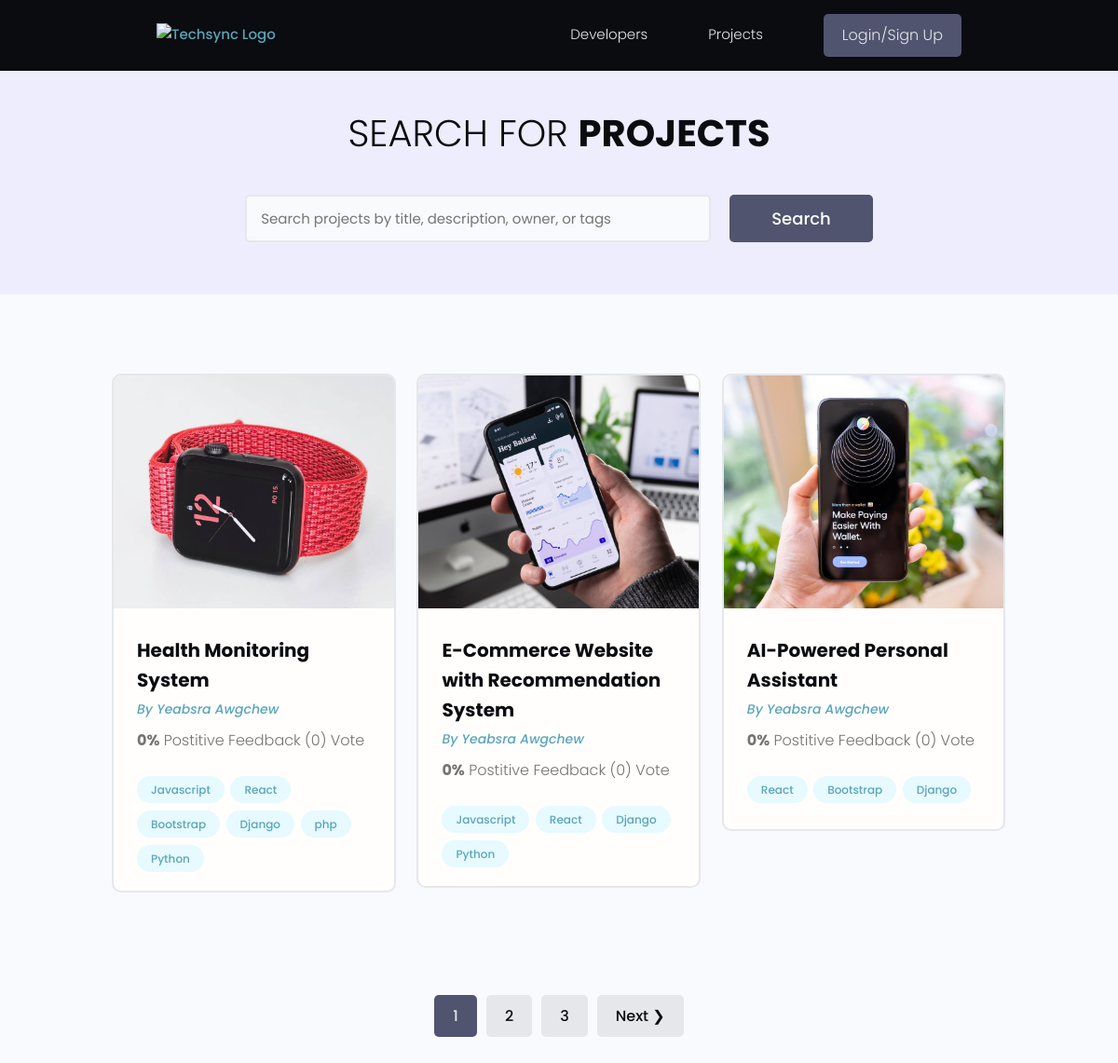
/projects/, run on the app's committed database.
### projects/models.py (models this page shows, shortened)
class Project(models.Model):
    id = models.UUIDField(default=uuid.uuid4, primary_key=True, unique=True, editable=False)
    owner = models.ForeignKey(Profile, on_delete=models.SET_NULL, null=True)
    title = models.CharField(max_length=100)
    description = models.TextField(null=True, blank=True)
    image = models.ImageField(null=True, blank=True, default='default.jpg', upload_to= 'project_image')
    demo_link = models.URLField(null=True, blank=True)
    source_link = models.URLField(null=True, blank=True)
    created_at = models.DateTimeField(auto_now_add=True)
    tags = models.ManyToManyField('Tag', blank=True)
    vote_count = models.IntegerField(default=0, null=True, blank=True)
    vote_ratio = models.IntegerField(default=0, null=True, blank=True)
    class Meta:
        ordering = ['-created_at']

class Tag(models.Model):
    id = models.UUIDField(default=uuid.uuid4, primary_key=True, unique=True, editable=False, )
    name = models.CharField(max_length=300)
    created_at = models.DateTimeField(auto_now_add=True)

### users/models.py (models this page shows, shortened)
class Profile(models.Model):
    id = models.UUIDField(default=uuid.uuid4, primary_key=True, unique=True, editable=False, )
    user = models.OneToOneField(User, on_delete=models.CASCADE,null=True,blank=True)
    name = models.CharField(max_length=200, blank=True,null=True)
    username = models.CharField(max_length=200, blank=True,null=True,unique=True)
    headline = models.CharField(max_length=200, blank=True,null=True)
    about = models.TextField(blank=True, null=True)
    location = models.CharField(max_length=200, blank=True,null=True)
    profile_image = models.ImageField(null=True, blank=True,upload_to='profiles', default='default_profile.png')
    github_link = models.CharField(max_length=200, blank=True,null=True)
    twitter_link = models.CharField(max_length=200, blank=True,null=True)
    linkedin_link = models.CharField(max_length=200, blank=True,null=True)
    personal_link = models.CharField(max_length=200, blank=True,null=True)
    created_at = models.DateTimeField(auto_now_add=True)

### projects/views.py (the view)
# urls.py: path('', views.projects, name='projects'),
def projects(request):
    search_query = request.GET.get('search_query', '')
    projects = get_project_search_results(search_query)
    custom_range, projects = paginateProjects(request, projects,3 )
    context = {
        'projects': projects,
        'search_query': search_query,
        'custom_range':custom_range,
    }
    return render(request,'projects/projects.html',context)

### projects/utils.py (called while the page is built)
def paginateProjects(request, projects, results):
    page = request.GET.get('page')
    paginator = Paginator(projects, results)
    try:
        projects = paginator.page(page)
    except PageNotAnInteger:
        page = 1
        projects = paginator.page(page)
    except EmptyPage:
        page = paginator.num_pages
        projects = paginator.page(page)
    leftIndex = (int(page) - 4)
    if leftIndex < 1:
        leftIndex = 1
    rightIndex = (int(page) + 5)
    if rightIndex > paginator.num_pages:
        rightIndex = paginator.num_pages + 1
    custom_range = range(leftIndex, rightIndex)
    return custom_range, projects

def get_project_search_results(search_query):
    if search_query:
        projects = Project.objects.distinct().filter(
            Q(title__icontains=search_query) |
            Q(description__icontains=search_query) |
            Q(owner__name__icontains=search_query) |
            Q(tags__name__icontains=search_query)
        )
    else:
        projects = Project.objects.all()
    return projects

### templates/projects/projects.html (shortened to what this page needs)
{% extends "main/main.html" %}
{% block content %}
  <main class="projects">
    <section class="hero-section text-center">
      <div class="container container--narrow">
        <div class="hero-section__box">
          <h2>Search for <span>Projects</span></h2>
        </div>
        <div class="hero-section__search">
          <form id='searchForm' class="form" action="{% url 'projects'%}" method="get">
            <div class="form__field">
              <input class="input input--text" id="formInput#search" type="text" name="search_query"
              placeholder="Search projects by title, description, owner, or tags" value="{{ search_query }}" />
            </div>
            <input class="btn btn--sub btn--lg" type="submit" value="Search" />
          </form>
        </div>
      </div>
    </section>
    <section class="projectsList">
      <div class="container">
        <div class="grid grid--three">
          {% for project in projects %}
            <div class="column">
              <div class="card project">
                <a href="{% url 'project_detail' project.pk %}" class="project">
                  <img class="project__thumbnail" src="{{project.image.url}}" alt="project thumbnail" />
                  <div class="card__body">
                    <h3 class="project__title">{{ project.title }}</h3>
                    {% if project.owner %}
                      <p><a class="project__author" href="{% url 'user-profile' project.owner.pk %}">By {{project.owner.name}}</a></p>
                    {% else %}
                      <p class="project__author">By Anonymous</p>
                    {% endif %}
                    <p class="project--rating">
                      <span style="font-weight: bold;">{{ project.vote_ratio }}%</span> Postitive
                      Feedback ({{ project.vote_count }}) Vote
                    </p>
                    <div class="project__tags">
                      {% for tag in project.tags.all %}
                        <span class="tag tag--pill tag--main">
                          <small>{{ tag.name }}</small>
                        </span>
                      {% endfor %}
                    </div>
                  </div>
                </div>
              </div>
          {% endfor %}
        </div>
      </div>
    </section>
    {% include 'main/pagination.html' with queryset=projects custom_range=custom_range %}
{% endblock %}

### static/styles/app.css (style rules this page uses)
:root { --color-sub: #0b0c10; }
.btn--sub { background-color: var(--color-sub-light); }
.card { border: 2px solid var(--color-light); }
img { width: 100%; }
.hero-section { height: 40vh; display: flex; align-items: center; background-color: var(--color-sub); }
.hero-section__box { margin-bottom: 4rem; }
.hero-section__box > h2, .hero-section__box > h2 > span { font-size: 4rem; color: var(--color-light); line-height: 1.3; text-transform: uppercase; }
.hero-section__box > h2 { font-weight: 300; }
.hero-section__box > h2 > span { font-weight: 700; }
.hero-section__search > .form { display: flex; align-items: center; justify-content: center; gap: 2rem; }
.hero-section__search > .form input.input--text { width: 50rem; }
.project__author { font-size: 1.4rem; font-style: italic; }
.project--rating { margin-bottom: 1.6em; margin-top: .5em; }
.projects > .hero-section { background: var(--color-sub-lighter); height: 30vh; }
.projects .hero-section__box { margin-bottom: 2.5rem; }
.projects .hero-section__box > h2 { color: var(--color-sub); }
.projects .hero-section__box > h2 > span { font-weight: 700; color: var(--color-sub); }
.projectsList { margin-top: 8rem; }
.project__thumbnail { height: 25rem; object-fit: cover; object-position: top center; }
.project__title { font-size: 2rem; font-weight: 700; color: var(--color-sub); }

### static/uikit/styles/modules/_variables.css (style rules this page uses)
:root { --color-main: #5aa5b9; --color-main-light: #e6faff; --color-sub: #3f4156; --color-sub-light: #51546e; --color-sub-lighter: #ededfd; --color-text: #737373; --color-gray: #8b8b8b; --color-light: #e5e7eb; --color-light-gray: #767676; --color-bg: #f8fafd; --color-white: #fffefd; --color-white-light: #f3f3f3; --color-success: #359e64; --color-success-bg: #def8e8; --color-error: #fc4b0b; --color-error-bg: #fff2ee; --font-base: 'Poppins', arial, helvetica, 'Segoe UI', roboto, ubuntu, sans-serif; --font-monospace: 'Fira Code', 'Courier New', courier, monospace; --font-regular: 300; --font-medium: 500; --font-bold: 700; --generic-shadow: 1px 1px 5px #00000010; --generic-transition: all 0.3s ease-in-out; }

### static/uikit/styles/modules/_base.css (style rules this page uses)
* { margin: 0; padding: 0; box-sizing: border-box; text-rendering: optimizeLegibility; color: inherit; font-size: inherit; }
html { font-size: 50%; }
@media only screen and (min-width: 480px) { html { font-size: 56.25%; } }
@media only screen and (min-width: 1200px) { html { font-size: 62.5%; } }
body { line-height: 1.6; font-weight: 400; font-size: 1.5rem; color: var(--color-text); background-color: var(--color-bg); min-height: 100vh; }

### static/uikit/styles/modules/_typography.css (style rules this page uses)
* { font-family: var(--font-base); }
h2 { font-size: 3.6rem; font-weight: var(--font-bold); }
h3 { font-size: 3.2rem; font-weight: var(--font-medium); }
p, span, strong { font-size: 1.6rem; color: var(--color-text); font-weight: var(--font-regular); }
a { padding-bottom: 2px; text-decoration: none; display: inline-block; color: var(--color-main); font-weight: var(--font-medium); }

### static/uikit/styles/modules/_utilities.css (style rules this page uses)
.container { width: 92%; max-width: 165rem; margin: 0 auto; box-sizing: border-box; }
.container--narrow { width: 92%; max-width: 120rem; }
@media screen and (min-width: 1000px) { .container { width: 90%; } }
@media screen and (min-width: 1000px) { .container--narrow { width: 85%; } }
@media screen and (min-width: 1200px) { .container { width: 80%; } }
@media screen and (min-width: 1200px) { .container--narrow { width: 72%; } }
.text-center { text-align: center; }

### static/uikit/styles/modules/_button.css (style rules this page uses)
.btn { display: inline-block; position: relative; cursor: pointer; background-color: var(--color-light); font-weight: var(--font-medium); color: var(--color-sub); text-decoration: none; padding: 1rem 2rem; border-radius: 0.5rem; border: none; width: -webkit-fit-content; width: -moz-fit-content; width: fit-content; height: -webkit-fit-content; height: -moz-fit-content; height: fit-content; font-size: 1.6rem; outline-width: 0; outline-color: transparent; -webkit-backface-visibility: hidden; backface-visibility: hidden; transition: all 0.3s ease-in-out; }
.btn--sub { background-color: var(--color-sub); color: var(--color-white); }
.btn--lg { font-size: 1.8rem; padding: 1.2rem 4.5rem; }

### static/uikit/styles/modules/_card.css (style rules this page uses)
.card { border-radius: 1rem; background-color: var(--color-white); border: 1.5px solid var(--color-light); width: auto; height: auto; margin-top: 0.5rem; margin-bottom: 0.5rem; overflow: hidden; }
.card__body, .card__header { padding: 2rem 2.5rem; }

### data on the page
Project: image (picture), title "Health Monitoring System", owner.name "Yeabsra Awgchew", vote_ratio "0", vote_count "0"
Tag: name "Javascript"
Tag: name "React"
Tag: name "Bootstrap"
Tag: name "Django"
Tag: name "php"
Tag: name "Python"
Project: image (picture), title "E-Commerce Website with Recommendation System", owner.name "Yeabsra Awgchew", vote_ratio "0", vote_count "0"
Project: image (picture), title "AI-Powered Personal Assistant", owner.name "Yeabsra Awgchew", vote_ratio "0", vote_count "0"

### other printed values
{{ page }} "1"
{{ page }} "2" "3"
